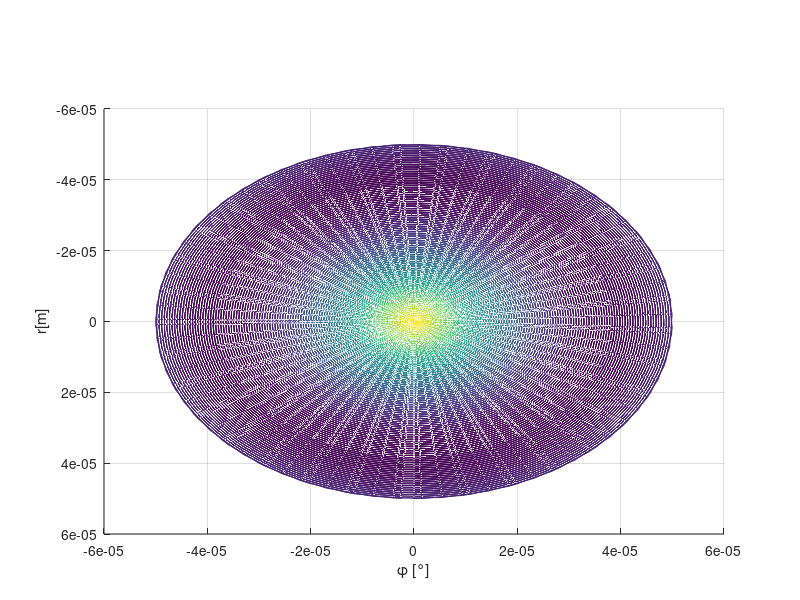

This figure's MATLAB source: (Note: this script raises an error after producing the figure.)
clear all;
clf;

% % % Simulación del modelo de haz de luz
c = 3e8;
eps0 = 8.85* (10^-12); %%Epsilon al vacío
epsr = 4.7; %Permitividad relativa
eps = eps0*epsr;

miu0 = 4*pi*(10^-7);
miur = 1;
miu = miu0*miur;

%%Para el núcleo
a = 50e-6; %radio del núcleo
r = 0 : 0.5e-6 : a; %radio
phi = 0: 0.188: 6*pi;
%%%%%%%%%%%%%%%%%%%%%%%%%%%%%%%%%%%
[PHI1,R1] = meshgrid(phi,r);
v = 1/sqrt(miu*eps);
%%Aplicando las condiciones en frontera para el modo TMnm (Hz=0,fc=)
pnm = [
    2.4 3.8 5.1 6.18;
    5.52 7.01 8.4 9.2;
    8.65 10.17 11.6 13.01;
    11.7 13.3 14.79 16.2
    ];

n = 0;
m = 1;

for n = 1: 4
   for m = 1: 3
       if (n == 2 && m == 3) || (n == 4 && m == 1) || (n == 4 && m == 3)
            
       else
            fc_TMnm = (pnm(n,m)*v)/(2*pi*a);
            f0 = fc_TMnm + 200e9; %Para f0>fc_TMnm pero f0 < al siguiente modo fcTMnm
            omega = 2*pi*f0;

            lambdac_TMnm = v/(fc_TMnm);
            BetaLambda_TMnm = omega*sqrt(eps*miu)*sqrt(1-((fc_TMnm/f0)^2));
            omegac = 2*pi*fc_TMnm; %Frecuencia de corte (Pasa alto) del modo TM01
            kc = omegac*sqrt(eps*miu);
            h_TMnm = kc;
            X_TMnm = h_TMnm.*r;
            z_TMnm = lambdac_TMnm*2; %Multiplos del doble de la longitud de onda, z = 0-5m,0-10m,0-100m (dependiendo)

            t_TMnm = 1;

            coeficiente = (-i*(f0/fc_TMnm))/((1-(fc_TMnm/f0)^2)^(1/2));
            
            for ind = 1:length(X_TMnm)
                for jnd = 1:length(phi)
                    Er_TMnm(ind,jnd) = coeficiente*( (((n-1)/X_TMnm(ind))*(besselj((n-1),X_TMnm(ind)))) - (besselj((n),X_TMnm(ind))))*(cos((n-1)*phi(jnd)) + sin((n-1)*phi(jnd))) * exp(i*BetaLambda_TMnm*z_TMnm); 
                end
            end


            [x3,y3,z3] = pol2cart(PHI1,R1,real(Er_TMnm));

            figure();
            mesh(x3,y3,z3);
            view(90,90);
            xlabel('r[m]');
            ylabel('\phi [°]');
            zlabel("E_r{TM"+(n-1)+m+"}");
            title("E_r{TM"+(n-1)+m+"}, z ="+z_TMnm+"m, t = "+t_TMnm+"s");
       end
   end
end




